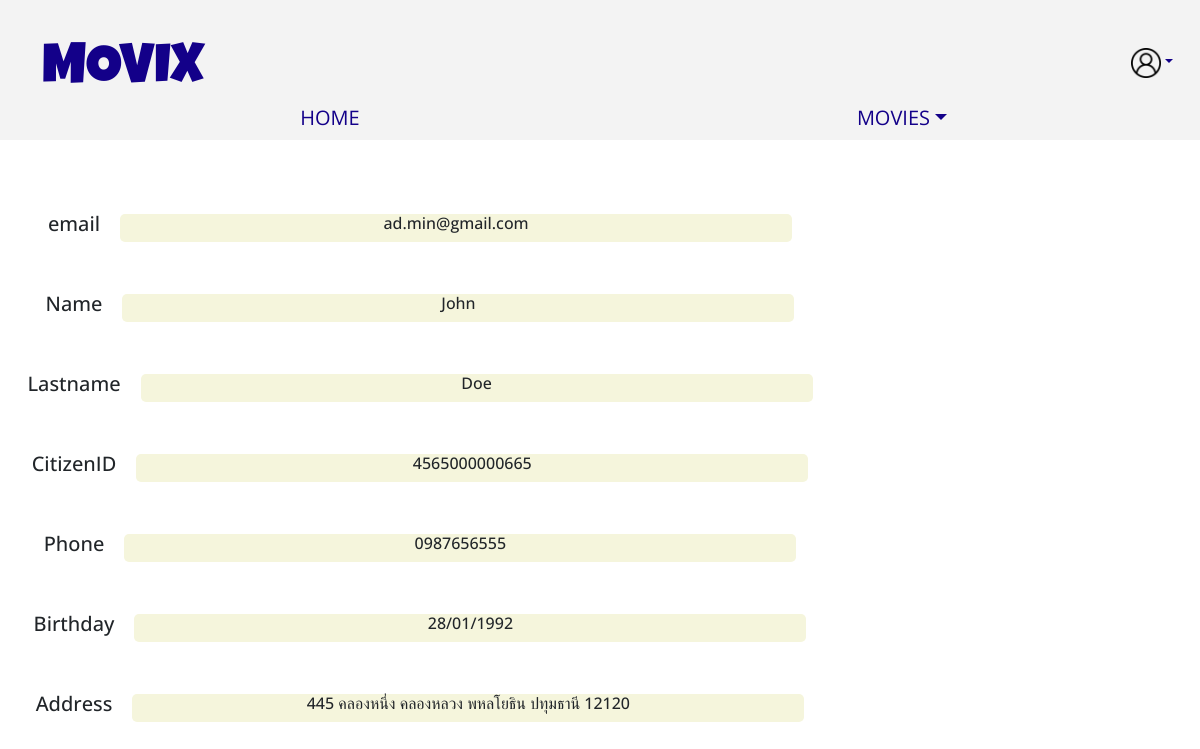
/personal.php (signed in), run on the app's committed database.
### tables this page shows
CREATE TABLE `user_account` (
  `email` varchar(255) NOT NULL,
  `password` varchar(20) NOT NULL,
  `firstname` varchar(255) NOT NULL,
  `lastname` varchar(255) NOT NULL,
  `citizen_ID` varchar(13) NOT NULL,
  `birthday` varchar(10) NOT NULL,
  `homenumber` int(3) NOT NULL,
  `subdistrict` varchar(255) NOT NULL,
  `district` varchar(255) NOT NULL,
  `street` varchar(255) NOT NULL,
  `province` varchar(255) NOT NULL,
  `zipcode` int(5) NOT NULL,
  `phone` varchar(10) NOT NULL,
  `user_ID` int(10) NOT NULL,
  `urole` varchar(255) NOT NULL,
  `created_at` timestamp NOT NULL DEFAULT current_timestamp()
);

### personal.php (the view, shortened to what this page needs)
<?php
require_once 'config/connect.php';
$userID = $_SESSION['userID'];
?>
<!DOCTYPE html>
<html lang="en">
<head>
    <link href="https://cdn.jsdelivr.net/npm/bootstrap@5.3.0-alpha3/dist/css/bootstrap.min.css" rel="stylesheet"
>
</head>
<body>
    <header>
        <nav>
            <div class="container">
                <div class="nav-grid">
                    <div class="logo">
                        <h1>MOVIX</h1>
                    </div>
                    <li class="nav-item dropdown">
                        <a class="nav-link dropdown-toggle" data-bs-toggle="dropdown" href="#" role="button"
                            aria-expanded="false"><img id="user" src="user1.png" alt="user" height="30px"></a>
                    </li>
                    <ul class="menu">
                        <li><a href="index.php">HOME</a></li>
                        <li class="movie">
                            <a class="nav-link dropdown-toggle" data-bs-toggle="dropdown" href="#" role="button"
                                aria-expanded="false">MOVIES</a>
                        </li>
                    </ul>
                </div>
            </div>
        </nav>
    </header>
    <br><br><br>
    <main>
        <?php
        $sql = "SELECT * FROM user_account WHERE user_ID = $userID";
        $all_info = $conn->query($sql);
        while ($row = $all_info->fetch(PDO::FETCH_ASSOC)) {
            ?>
            <div class="cropp">
                <h5>email</h5>
                <div class="email">
                    <h6>
                        <?php echo $row["email"]; ?>
                    </h6>
                </div>
            </div>
            <br><br>
            <div class="cropp">
                <h5>Name</h5>
                <div class="email">
                    <h6>
                        <?php echo $row["firstname"]; ?>
                    </h6>
                </div>
            </div>
            <br><br>
            <div class="cropp">
                <h5>Lastname</h5>
                <div class="email">
                    <h6>
                        <?php echo $row["lastname"]; ?>
                    </h6>
                </div>
            </div>
            <br><br>
            <div class="cropp">
                <h5>CitizenID</h5>
                <div class="email">
                    <h6>
                        <?php echo $row["citizen_ID"]; ?>
                    </h6>
                </div>
            </div>
            <br><br>
            <div class="cropp">
                <h5>Phone</h5>
                <div class="email">
                    <h6>
                        <?php echo $row["phone"]; ?>
                    </h6>
                </div>
            </div>
            <br><br>
            <div class="cropp">
                <h5>Birthday</h5>
                <div class="email">
                    <h6>
                        <?php echo $row["birthday"]; ?>
                    </h6>
                </div>
            </div>
            <br><br>
            <div class="cropp">
                <h5>
                    Address
                </h5>
                <div class="email">
                    <h6>
                        <?php echo $row["homenumber"]; ?>
                        <?php echo $row["subdistrict"]; ?>
                        <?php echo $row["district"]; ?>
                        <?php echo $row["street"]; ?>
                        <?php echo $row["province"]; ?>
                        <?php echo $row["zipcode"]; ?>
                    </h6>
                </div>
            </div>
            <?php
        }
        ?>
    </main>
</body>

### personal.php (style rules this page uses)
* { box-sizing: border-box; margin: 0; padding: 0; }
.container { max-width: 1275px; width: 100%; margin: 0 auto; justify-content: center; }
header { width: 100%; height: 140px; background: #F3F3F3; }
.nav-grid { display: grid; grid-template-columns: repeat(autofit, minimax(200px, 1fr)); }
.logo { margin-top: 20px; color: #130089; }
.logo h1 { font-family: 'Luckiest Guy'; font-size: 56px; margin-left: 30px; margin-top: 18px; }
li.nav-item { display: grid; justify-items: right; font-family: 'Open Sans'; margin-top: -65px; list-style: none; }
li.nav-item a { text-decoration: none; color: #130089; transition: .1s ease-in-out; margin-right: 15px; }
ul.menu { display: grid; grid-template-columns: repeat(2, 1fr); justify-items: center; margin-top: -10px; font-size: 20px; font-family: 'Open Sans'; }
ul.menu li { list-style: none; }
ul.menu li a { text-decoration: none; color: #130089; transition: .0s ease-in-out; }
main .cropp { justify-content: center; width: 70%; font-family: 'Open Sans'; display: flex; align-items: center; }
.email { margin-left: 20px; width: 80%; background-color: beige; border-radius: 5px; text-align: center; }

### data on the page
user_account: email "ad.min@gmail.com", firstname "John", lastname "Doe", citizen_ID "4565000000665", phone "0987656555", birthday "28/01/1992", homenumber "445", subdistrict "คลองหนึ่ง", district "คลองหลวง", street "พหลโยธิน", province "ปทุมธานี", zipcode "12120"
